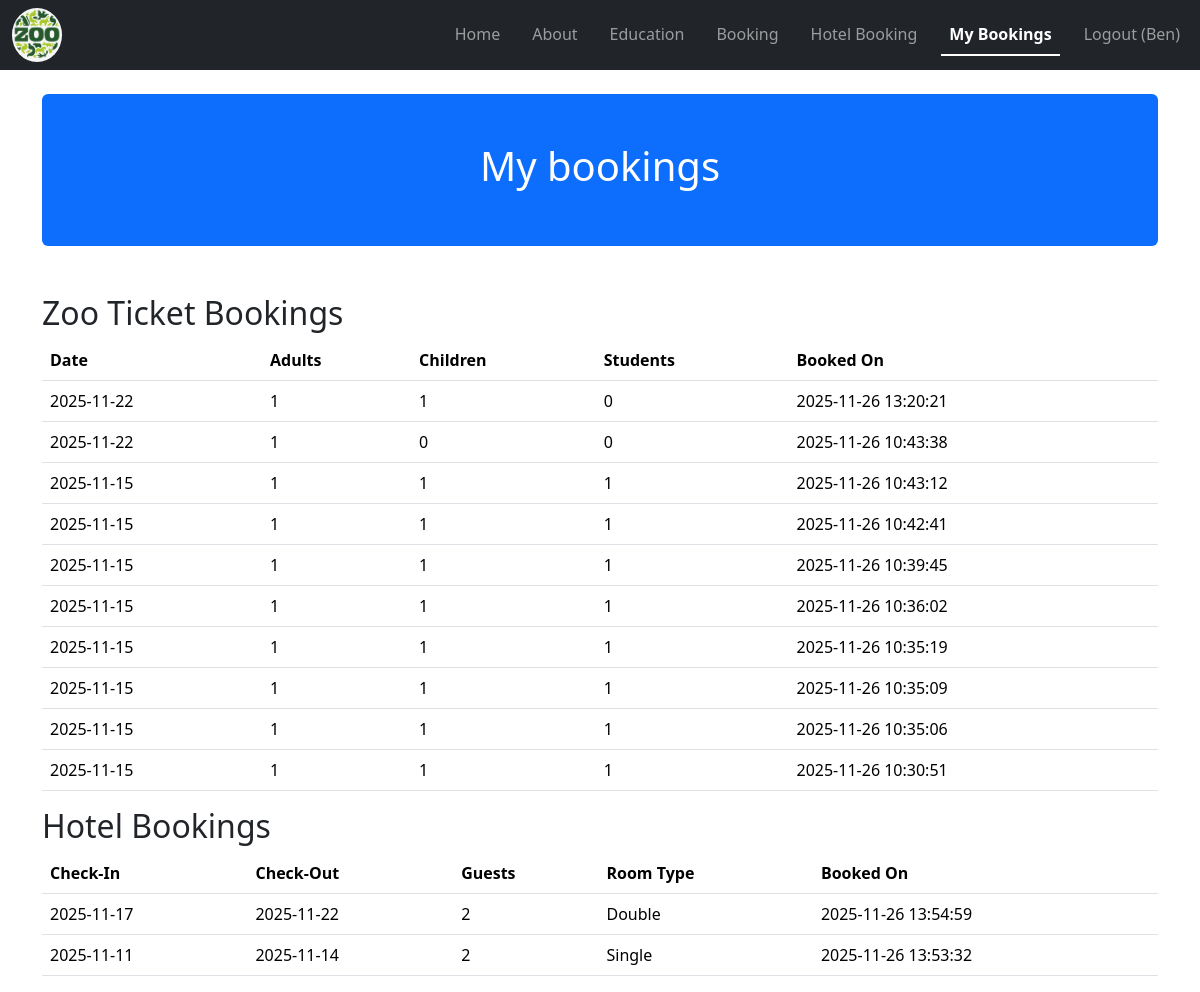
/my-bookings (signed in), run on the app's committed database.
### tables this page shows
CREATE TABLE bookings (
                booking_id INTEGER PRIMARY KEY AUTOINCREMENT,
                user_id INTEGER NOT NULL,
                booking_date DATE NOT NULL,
                adults INTEGER DEFAULT 0,
                children INTEGER DEFAULT 0,
                students INTEGER DEFAULT 0,
                created_at TIMESTAMP DEFAULT CURRENT_TIMESTAMP,
                FOREIGN KEY (user_id) REFERENCES users(user_id)
            );

CREATE TABLE hotel_bookings (
            hotel_booking_id INTEGER PRIMARY KEY AUTOINCREMENT,
            user_id INTEGER NOT NULL,
            check_in DATE NOT NULL,
            check_out DATE NOT NULL,
            guests INTEGER DEFAULT 1,
            room_type TEXT NOT NULL,
            created_at TIMESTAMP DEFAULT CURRENT_TIMESTAMP,
            FOREIGN KEY (user_id) REFERENCES users(user_id)
        );

### app.py (the view)
@app.route("/my-bookings")
def my_bookings():
    if "user_id" not in session:
        return redirect(url_for("login"))
    user_id = session["user_id"]
    conn = sqlite3.connect("booking.db")
    conn.row_factory = sqlite3.Row
    c = conn.cursor()
    c.execute("SELECT booking_date, adults, children, students, created_at FROM bookings WHERE user_id = ? ORDER BY created_at DESC", (user_id,))
    zoo_bookings = c.fetchall()
    c.execute("SELECT check_in, check_out, guests, room_type, created_at FROM hotel_bookings WHERE user_id = ? ORDER BY created_at DESC", (user_id,))
    hotel_bookings = c.fetchall()
    conn.close()
    return render_template("my_bookings.html", zoo_bookings=zoo_bookings, hotel_bookings=hotel_bookings)

### templates/my_bookings.html
{% extends "base.html" %}
{% block content %}
<div class="mb-5 mt-4 p-5 bg-primary text-white text-center rounded">
    <h1>My bookings</h1>
</div>
<h2>Zoo Ticket Bookings</h2>
{% if zoo_bookings %}
<table class="table">
    <tr><th>Date</th><th>Adults</th><th>Children</th><th>Students</th><th>Booked On</th></tr>
    {% for booking in zoo_bookings %}
    <tr>
        <td>{{ booking['booking_date'] }}</td>
        <td>{{ booking['adults'] }}</td>
        <td>{{ booking['children'] }}</td>
        <td>{{ booking['students'] }}</td>
        <td>{{ booking['created_at'] }}</td>
    </tr>
    {% endfor %}
</table>
{% else %}
<p>No zoo bookings yet.</p>
{% endif %}
<h2>Hotel Bookings</h2>
{% if hotel_bookings %}
<table class="table">
    <tr><th>Check-In</th><th>Check-Out</th><th>Guests</th><th>Room Type</th><th>Booked On</th></tr>
    {% for booking in hotel_bookings %}
    <tr>
        <td>{{ booking['check_in'] }}</td>
        <td>{{ booking['check_out'] }}</td>
        <td>{{ booking['guests'] }}</td>
        <td>{{ booking['room_type'] }}</td>
        <td>{{ booking['created_at'] }}</td>
    </tr>
    {% endfor %}
</table>
{% else %}
<p>No hotel bookings yet.</p>
{% endif %}
{% endblock %}

### templates/base.html (shortened to what this page needs)
<!DOCTYPE html>
<html>
<head>
    <link href="https://cdn.jsdelivr.net/npm/bootstrap@5.3.3/dist/css/bootstrap.min.css" rel="stylesheet">
    <link rel="stylesheet" href="{{ url_for('static', filename='css/booking.css') }}">
</head>
<body>
    <nav class="navbar navbar-expand-sm bg-dark navbar-dark">
        <div class="container-fluid">
          <a class="nav-item" href="/">
            <img src="{{ url_for('static', filename='images/logo.png') }}" alt="" width="50" class="logo-image rounded-circle">
          </a>
          <ul class="navbar-nav d-flex nav-underline">
            <li class="nav-item">
              <a class="nav-link " href="/">Home</a>
            </li>
            <li class="nav-item">
              <a class="nav-link" href="/about">About</a>
            </li>
            <li class="nav-item">
              <a class="nav-link" href="/education">Education</a>
            </li>
            <li class="nav-item">
              <a class="nav-link" href="/booking">Booking</a>
            </li>
            <li class="nav-item">
              <a class="nav-link" href="/hotel">Hotel Booking</a>
            </li>
            <li class="nav-item">
                <a class="nav-link" href="/my-bookings">My Bookings</a>
            </li>
            {% if session.get('user_id') %}
                <li class="nav-item">
                  <a class="nav-link" href="/logout">Logout ({{ session['username'] }})</a>
                </li>
            {% endif %}
          </ul>
        </div>
    </nav>
    <div class="container">
        {% block content %}
        {% endblock %}
    </div>
</body>
</html>

### data on the page
bookings: booking_date "2025-11-22", adults "1", children "1", students "0", created_at "2025-11-26 13:20:21"
bookings: booking_date "2025-11-22", adults "1", children "0", students "0", created_at "2025-11-26 10:43:38"
bookings: booking_date "2025-11-15", adults "1", children "1", students "1", created_at "2025-11-26 10:43:12"
bookings: booking_date "2025-11-15", adults "1", children "1", students "1", created_at "2025-11-26 10:42:41"
bookings: booking_date "2025-11-15", adults "1", children "1", students "1", created_at "2025-11-26 10:39:45"
bookings: booking_date "2025-11-15", adults "1", children "1", students "1", created_at "2025-11-26 10:36:02"
bookings: booking_date "2025-11-15", adults "1", children "1", students "1", created_at "2025-11-26 10:35:19"
bookings: booking_date "2025-11-15", adults "1", children "1", students "1", created_at "2025-11-26 10:35:09"
bookings: booking_date "2025-11-15", adults "1", children "1", students "1", created_at "2025-11-26 10:35:06"
bookings: booking_date "2025-11-15", adults "1", children "1", students "1", created_at "2025-11-26 10:30:51"
hotel_bookings: check_in "2025-11-17", check_out "2025-11-22", guests "2", room_type "Double", created_at "2025-11-26 13:54:59"
hotel_bookings: check_in "2025-11-11", check_out "2025-11-14", guests "2", room_type "Single", created_at "2025-11-26 13:53:32"

### other printed values
{{ session['username'] }} "Ben"
